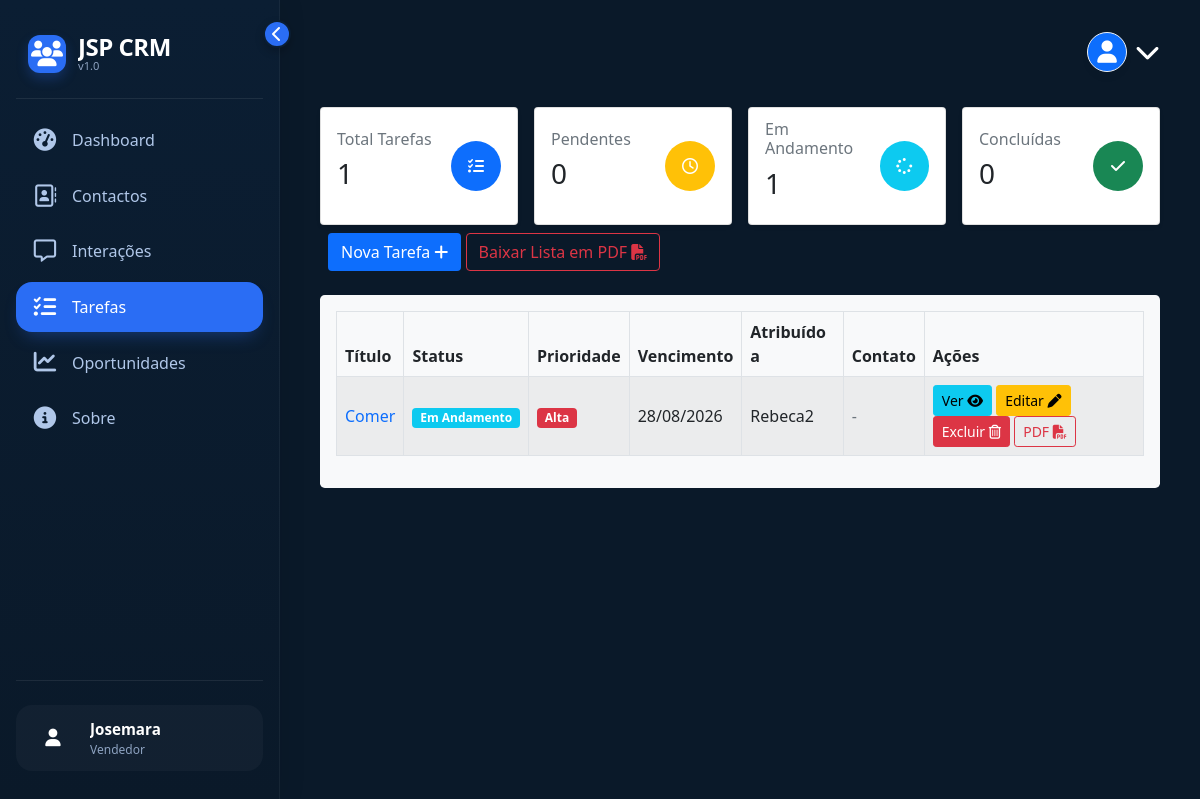
Screenshot of /pt/task/list/ (signed in) with the database file from the repository.
### task/models.py (models this page shows, shortened)
class Task(models.Model):
    PRIORITY_CHOICES = (
        ("LOW", "Baixa"),
        ("MEDIUM", "Média"),
        ("HIGH", "Alta"),
    )
    STATUS_CHOICES = (
        ("PENDING", "Pendente"),
        ("IN_PROGRESS", "Em Andamento"),
        ("DONE", "Concluída"),
    )
    title = models.CharField(max_length=250, verbose_name="Título")
    description = models.TextField(verbose_name="Descrição")
    due_date = models.DateField(verbose_name="Data de Vencimento")
    priority = models.CharField(
        max_length=30,
        choices=PRIORITY_CHOICES,
        default="MEDIUM",
        verbose_name="Prioridade",
    )
    status = models.CharField(
        max_length=30, choices=STATUS_CHOICES, default="PENDING", verbose_name="Status"
    )
    assigned_to = models.ForeignKey(
        User,
        null=True,
        blank=True,
        on_delete=models.SET_NULL,
        related_name="tasks_assigned",
        verbose_name="Atribuído a",
    )
    created_by = models.ForeignKey(
        User,
        on_delete=models.CASCADE,
        related_name="tasks_created",
        verbose_name="Criado por",
    )
    contact = models.ForeignKey(
        Contact,
        null=True,
        blank=True,
        on_delete=models.CASCADE,
        related_name="tasks",
        verbose_name="Contato",
    )
    created_at = models.DateTimeField(auto_now_add=True, verbose_name="Criado em")
    updated_at = models.DateTimeField(auto_now=True, verbose_name="Atualizado em")
    class Meta:
        ordering = ["-created_at"]
        verbose_name = "Tarefa"
        verbose_name_plural = "Tarefas"

### task/views.py (the view)
# urls.py: path("list/", views.list_view, name="list"),
@login_required()
def list_view(request):
    tasks = Task.objects.filter(created_by=request.user).select_related(
        "assigned_to", "contact"
    )
    pending_count = tasks.filter(status="PENDING").count()
    in_progress_count = tasks.filter(status="IN_PROGRESS").count()
    done_count = tasks.filter(status="DONE").count()
    high_count = tasks.filter(priority="HIGH").count()
    medium_count = tasks.filter(priority="MEDIUM").count()
    low_count = tasks.filter(priority="LOW").count()
    context = {
        "tasks": tasks,
        "pending_count": pending_count,
        "in_progress_count": in_progress_count,
        "done_count": done_count,
        "high_count": high_count,
        "medium_count": medium_count,
        "low_count": low_count,
    }
    return render(request, "task_list.html", context)

### task/templates/task_list.html
{% extends "base.html" %}
{% load i18n %}
{% block task_page %}active{% endblock task_page %}
{% block content %}
<section>
    <div class="row g-3">
        <div class="col-12 col-md-6 col-lg-3">
            <div class="card shadow-sm h-100">
                <div class="card-body d-flex justify-content-between align-items-center">
                    <div>
                        <h6 class="card-subtitle text-muted">{% trans 'Total Tarefas' %}</h6>
                        <h3 class="card-title mt-2">{{ tasks.count }}</h3>
                    </div>
                    <div class="bg-primary text-white rounded-circle d-flex justify-content-center align-items-center" style="width: 50px; height: 50px;">
                        <i class="fa-solid fa-tasks"></i>
                    </div>
                </div>
            </div>
        </div>
        <div class="col-12 col-md-6 col-lg-3">
            <div class="card shadow-sm h-100">
                <div class="card-body d-flex justify-content-between align-items-center">
                    <div>
                        <h6 class="card-subtitle text-muted">{% trans 'Pendentes' %}</h6>
                        <h3 class="card-title mt-2">{{ pending_count }}</h3>
                    </div>
                    <div class="bg-warning text-white rounded-circle d-flex justify-content-center align-items-center" style="width: 50px; height: 50px;">
                        <i class="fa-regular fa-clock"></i>
                    </div>
                </div>
            </div>
        </div>
        <div class="col-12 col-md-6 col-lg-3">
            <div class="card shadow-sm h-100">
                <div class="card-body d-flex justify-content-between align-items-center">
                    <div>
                        <h6 class="card-subtitle text-muted">{% trans 'Em Andamento' %}</h6>
                        <h3 class="card-title mt-2">{{ in_progress_count }}</h3>
                    </div>
                    <div class="bg-info text-white rounded-circle d-flex justify-content-center align-items-center" style="width: 50px; height: 50px;">
                        <i class="fa-solid fa-spinner"></i>
                    </div>
                </div>
            </div>
        </div>
        <div class="col-12 col-md-6 col-lg-3">
            <div class="card shadow-sm h-100">
                <div class="card-body d-flex justify-content-between align-items-center">
                    <div>
                        <h6 class="card-subtitle text-muted">{% trans 'Concluídas' %}</h6>
                        <h3 class="card-title mt-2">{{ done_count }}</h3>
                    </div>
                    <div class="bg-success text-white rounded-circle d-flex justify-content-center align-items-center" style="width: 50px; height: 50px;">
                        <i class="fa-solid fa-check"></i>
                    </div>
                </div>
            </div>
        </div>
    </div>
</section>
<div class="p-2">
    <a href="{% url 'tasks:post' %}" class="btn bg-primary text-white">{% trans 'Nova Tarefa' %} <i class="fa-solid fa-plus"></i></a>
    <a href="{% url 'tasks:pdf' %}" class="btn btn-outline-danger" target="_blank">{% trans 'Baixar Lista em PDF' %} <i class="fa-solid fa-file-pdf"></i></a>
</div>
<section class='bg-light rounded-3 mt-3 p-3'>
    <div class="table-responsive">
        <table class="table table-striped table-bordered align-middle">
            <thead>
                <tr>
                    <th>{% trans 'Título' %}</th>
                    <th>{% trans 'Status' %}</th>
                    <th>{% trans 'Prioridade' %}</th>
                    <th>{% trans 'Vencimento' %}</th>
                    <th>{% trans 'Atribuído a' %}</th>
                    <th>{% trans 'Contato' %}</th>
                    <th>{% trans 'Ações' %}</th>
                </tr>
            </thead>
            <tbody>
                {% for task in tasks %}
                <tr>
                    <td>
                        <a href="{% url 'tasks:retrieve' task.pk %}">
                            {{ task.title|capfirst }}
                        </a>
                    </td>
                    <td>
                        <span class="badge {% if task.status == 'PENDING' %}bg-warning{% elif task.status == 'IN_PROGRESS' %}bg-info{% elif task.status == 'DONE' %}bg-success{% endif %}">
                            {{ task.get_status_display }}
                        </span>
                    </td>
                    <td>
                        <span class="badge {% if task.priority == 'HIGH' %}bg-danger{% elif task.priority == 'MEDIUM' %}bg-warning{% elif task.priority == 'LOW' %}bg-success{% endif %}">
                            {{ task.get_priority_display }}
                        </span>
                    </td>
                    <td>{{ task.due_date|date:"d/m/Y" }}</td>
                    <td>{{ task.assigned_to.get_full_name|default:task.assigned_to.username|default:"-" }}</td>
                    <td>
                        {% if task.contact %}
                            <a href="{% url 'contacts:retrieve' task.contact.pk %}">
                                {{ task.contact.name|capfirst }} {{ task.contact.surname|capfirst }}
                            </a>
                        {% else %}
                            <span class="text-muted">-</span>
                        {% endif %}
                    </td>
                    <td>
                        <a href="{% url 'tasks:retrieve' task.pk %}" class="btn btn-info btn-sm">{% trans 'Ver' %} <i class="fa-solid fa-eye"></i></a>
                        <a href="{% url 'tasks:put' task.pk %}" class="btn btn-warning btn-sm">{% trans 'Editar' %} <i class="fa-solid fa-pen"></i></a>
                        <a href="{% url 'tasks:delete' task.pk %}" class="btn btn-danger btn-sm" onclick="return confirm('{% trans "Tem certeza que deseja excluir esta tarefa?" %}');">{% trans 'Excluir' %} <i class="fa-regular fa-trash-can"></i></a>
                        <a href="{% url 'tasks:retrievepdf' task.pk %}" class="btn btn-outline-danger btn-sm" target="_blank">{% trans 'PDF' %} <i class="fa-solid fa-file-pdf"></i></a>
                    </td>
                </tr>
                {% empty %}
                <tr>
                    <td colspan="7" class="text-center">{% trans 'Nenhuma tarefa encontrada.' %}</td>
                </tr>
                {% endfor %}
            </tbody>
        </table>
    </div>
</section>
{% endblock content %}

### templates/base.html (shortened to what this page needs)
{% load static %}
{% load i18n %}
{% load crispy_forms_tags %}
<!doctype html>
<html lang="pt">
  <head>
    <link
      rel="stylesheet"
      href="{% static '/bootstrap/css/bootstrap.min.css' %}"
    />
    <link rel="stylesheet" href="{% static '/fontawesome/css/all.min.css' %}" />
    <link rel="stylesheet" href="{% static 'base/css/main.css' %}" />
  </head>
  <body>
    <aside class="dashboard-sidebar" id="dashboardSidebar">
      <div
        class="sidebar-toggle"
        id="sidebarToggle"
        data-bs-toggle="tooltip"
        data-bs-placement="right"
        title="Expandir/Recolher sidebar"
      >
        <i class="fas fa-chevron-left"></i>
      </div>
      <div class="sidebar-inner">
        <div class="sidebar-brand">
          <div class="brand-icon">
            <i class="fa-solid fa-users"></i>
          </div>
          <div class="brand-text-wrapper">
            <div class="brand-text">JSP CRM</div>
            <div class="brand-sub">v1.0</div>
          </div>
        </div>
        <ul class="nav-menu">
          <li class="nav-item-custom">
            <a
              href="{% url 'dashboard:home' %}"
              class="nav-link-custom {% block dasboard_page %}{% endblock dasboard_page %}"
              data-bs-toggle="tooltip"
              data-bs-placement="right"
              title="Visão geral e análises"
            >
              <i class="fas fa-gauge-high"></i>
              <span>Dashboard</span>
            </a>
          </li>
          <li class="nav-item-custom">
            <a
              href="{% url 'contacts:list' %}"
              class="nav-link-custom {% block contact_page %} {% endblock contact_page %}"
              data-bs-toggle="tooltip"
              data-bs-placement="right"
              title="{% trans 'Contactos' %}"
            >
              <i class="fa-regular fa-address-book"></i>
              <span>{% trans 'Contactos' %}</span>
            </a>
          </li>
          <li class="nav-item-custom">
            <a
              href="{% url 'interactions:list' %}"
              class="nav-link-custom {% block interaction_page %}{% endblock interaction_page %}"
              data-bs-toggle="tooltip"
              data-bs-placement="right"
              title="{% trans 'Interações' %}"
            >
              <i class="fa-regular fa-message"></i>
              <span>{% trans 'Interações' %}</span>
            </a>
          </li>
          <li class="nav-item-custom">
            <a
              href="{% url 'tasks:list' %}"
              class="nav-link-custom {% block task_page %}{% endblock task_page %}"
              data-bs-toggle="tooltip"
              data-bs-placement="right"
              title="{% trans 'Tarefas' %}"
            >
              <i class="fa-solid fa-list-check"></i>
              <span>{% trans 'Tarefas' %}</span>
            </a>
          </li>
          <li class="nav-item-custom">
            <a
              href="{% url 'opportunities:list' %}"
              class="nav-link-custom {% block opportunity_page %}{% endblock opportunity_page %}"
              data-bs-toggle="tooltip"
              data-bs-placement="right"
              title="{% trans 'Oportunidades' %}"
            >
              <i class="fa-solid fa-chart-line"></i>
              <span>{% trans 'Oportunidades' %}</span>
            </a>
          </li>
          <li class="nav-item-custom">
            <a
              href="{% url 'dashboard:sobre' %}"
              class="nav-link-custom {% block sobre_page %}{% endblock sobre_page %}"
              data-bs-toggle="tooltip"
              data-bs-placement="right"
              title="Sobre"
            >
              <i class="fa-solid fa-circle-info"></i>
              <span>Sobre</span>
            </a>
          </li>
        </ul>
        <div class="sidebar-footer">
          <a href="{% url 'accounts:profile' %}" class="text-decoration-none">
            <div
              class="user-profile"
              data-bs-toggle="tooltip"
              data-bs-placement="right"
              title="{% trans 'Meu Perfil' %}"
            >
              <div class="user-avatar">
                {% if user.profile.avatar %}
                  <img
                    src="{{ user.profile.avatar.url }}"
                    alt="{% trans 'Avatar de' %} {{ user.username }}"
                    class="user-avatar-img"
                    style="width: 40px; height: 40px; border-radius: 50%; object-fit: cover;"
                  >
                {% else %}
                  <i class="fa-solid fa-user"></i>
                {% endif %}
              </div>
              <div class="user-info">
                <div class="user-name">{{ user.username | capfirst }}</div>
                <div class="user-role">
                  {% if user.profile.role == 'G' %}
                    {% trans 'Gerente' %}
                  {% elif user.profile.role == 'V' %}
                    {% trans 'Vendedor' %}
                  {% else %}
                    {% trans 'Utilizador' %}
                  {% endif %}
                </div>
              </div>
            </div>
          </a>
        </div>
      </div>
    </aside>
    <main class="main-wrapper" id="mainWrapper">
      <div class="dashboard-topbar">
        <div class="header-actions">
          <div class="dropdown d-flex align-items-center gap-2">
            <div class="user-avatar-topbar" data-bs-toggle="dropdown" aria-expanded="false" style="cursor: pointer;">
              {% if user.profile.avatar %}
                <img
                  src="{{ user.profile.avatar.url }}"
                  alt="{% trans 'Avatar de' %} {{ user.username }}"
                  style="width: 40px; height:40px; border-radius: 50%; object-fit: cover;"
                  data-bs-toggle="tooltip"
                  data-bs-placement="bottom"
                  title="{{ user.username }}"
                >
              {% else %}
                <div class="icon-btn" style="width: 40px; height: 40px; border-radius: 50%; background: #0d6efd; color: white; display: flex; align-items: center; justify-content: center;">
                  <i class="fas fa-user"></i>
                </div>
              {% endif %}
            </div>
            <div class="dropdown-toggle-icon" data-bs-toggle="dropdown" aria-expanded="false" style="cursor: pointer; color: #ffffff; font-size: 25px;">
              <i class="fa-solid fa-chevron-down"></i>
            </div>
          </div>
        </div>
      </div>
      {% block content %} {% endblock content %}
    </main>
  </body>
</html>

### rows the page displays
Task: title "Comer", status "Em Andamento", priority "Alta", due_date "28/08/2026", assigned_to.get_full_name "Rebeca2"

### other values shown
{{ user.username | capfirst }} "Josemara"
{{ tasks.count }} "1"
{{ pending_count }} "0"
{{ in_progress_count }} "1"
{{ done_count }} "0"
